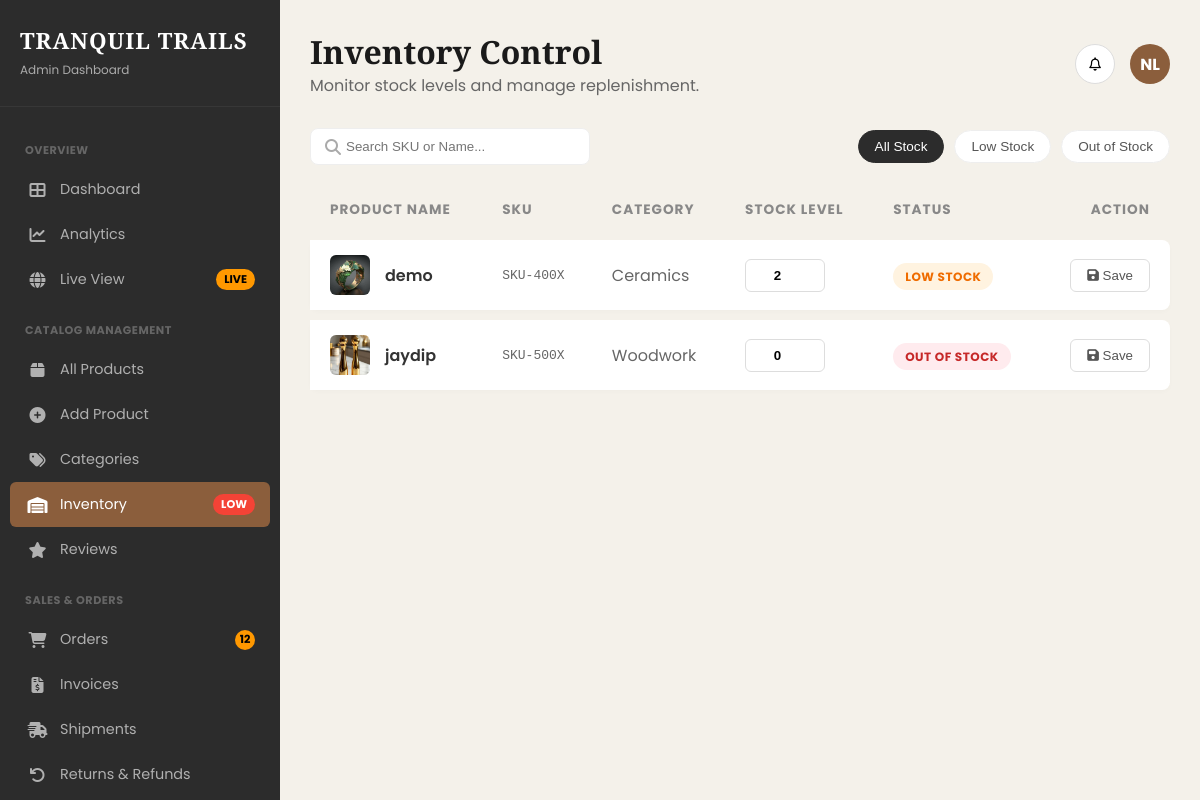
/admin-inventory/, run on an earlier commit of the app's database.
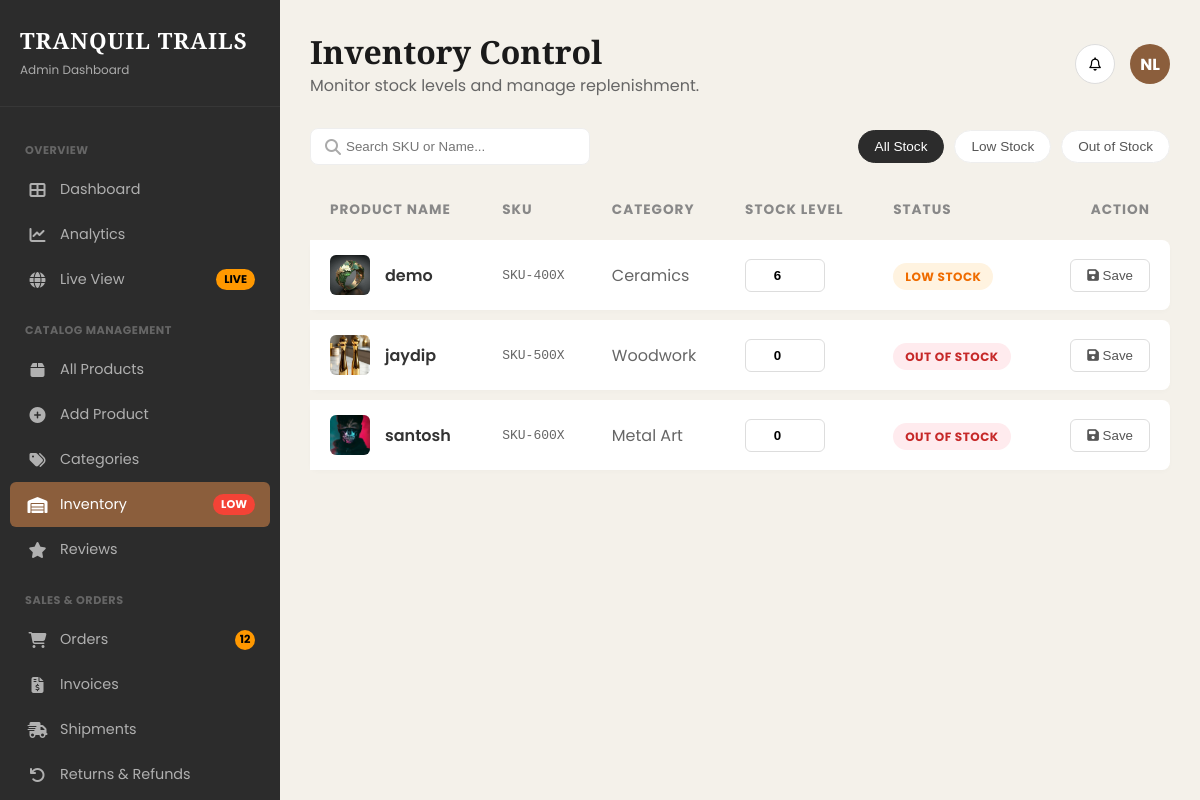
And on a later commit of the database.
### core/models.py (models this page shows, shortened)
class Product(models.Model):
    category = models.ForeignKey(Category, related_name='products', on_delete=models.CASCADE)
    name = models.CharField(max_length=200)
    slug = models.SlugField(unique=True)
    image = models.ImageField(upload_to='products/')
    description = models.TextField(blank=True)
    price = models.DecimalField(max_digits=10, decimal_places=2)
    stock = models.PositiveIntegerField(default=0)
    available = models.BooleanField(default=True)
    created_at = models.DateTimeField(auto_now_add=True)
    updated_at = models.DateTimeField(auto_now=True)

class Category(models.Model):
    name = models.CharField(max_length=100)
    slug = models.SlugField(unique=True)
    image = models.ImageField(upload_to='categories/', blank=True, null=True)
    class Meta:
        verbose_name_plural = "Categories"

### core/views.py (the view)
# urls.py: path('admin-inventory/', views.admin_inventory, name='admin_inventory'),
def admin_inventory(request):
    products = Product.objects.all().order_by('name')
    return render(request, 'admin/inventory.html', {'products': products})

### core/templates/admin/inventory.html (shortened to what this page needs)
{% extends 'admin/base_admin.html' %}
{% load static %}
{% block page_title %}Inventory Control{% endblock %}
{% block page_desc %}Monitor stock levels and manage replenishment.{% endblock %}
{% block content %}
<div class="fade-in-up">
    <div style="display: flex; justify-content: space-between; align-items: center; margin-bottom: 25px; flex-wrap: wrap; gap: 20px;">
        <div style="position: relative;">
            <i class="fas fa-search" style="position: absolute; left: 15px; top: 50%; transform: translateY(-50%); color: #aaa;"></i>
            <input type="text" id="invSearch" placeholder="Search SKU or Name..."
                   style="padding: 10px 10px 10px 35px; border: 1px solid #eee; border-radius: 8px; width: 280px; outline: none;">
        </div>
        <div style="display: flex; gap: 10px;">
            <button class="filter-chip active" onclick="filterTable('all', this)">All Stock</button>
            <button class="filter-chip" onclick="filterTable('low', this)">Low Stock</button>
            <button class="filter-chip" onclick="filterTable('out', this)">Out of Stock</button>
        </div>
    </div>
    <table class="modern-table">
        <thead>
            <tr>
                <th>Product Name</th>
                <th>SKU</th>
                <th>Category</th>
                <th>Stock Level</th>
                <th>Status</th>
                <th style="text-align: right;">Action</th>
            </tr>
        </thead>
        <tbody id="inventoryBody">
            {% for p in products %}
            <tr class="table-row"
                data-stock="{{ p.stock|default:0 }}"
                data-name="{{ p.name|lower }}"
                data-sku="SKU-{{ p.id }}">
                <td style="display: flex; align-items: center;">
                    {% if p.image %}
                        <img src="{{ p.image.url }}" class="prod-thumb">
                    {% else %}
                        <div class="prod-thumb" style="display:flex; align-items:center; justify-content:center;"><i class="fas fa-box" style="color:#ccc;"></i></div>
                    {% endif %}
                    <span style="font-weight: 600; color: #333;">{{ p.name }}</span>
                </td>
                <td style="color: #666; font-family: monospace;">SKU-{{ p.id }}00X</td>
                <td style="color: #666;">
                    {% if p.category %}{{ p.category.name }}{% else %}Uncategorized{% endif %}
                </td>
                <form method="POST" action="{% url 'admin_update_stock' p.id %}">
                    <td>
                        <input type="number" name="stock" value="{{ p.stock|default:0 }}" class="stock-input" min="0">
                    </td>
                    <td>
                        {% if p.stock > 10 %}
                            <span class="status-badge status-in">In Stock</span>
                        {% elif p.stock > 0 %}
                            <span class="status-badge status-low">Low Stock</span>
                        {% else %}
                            <span class="status-badge status-out">Out of Stock</span>
                        {% endif %}
                    </td>
                    <td style="text-align: right;">
                        <button type="submit" class="btn-update">
                            <i class="fas fa-save"></i> Save
                        </button>
                    </td>
                </form>
            </tr>
            {% empty %}
            <tr>
                <td colspan="6" style="text-align: center; padding: 40px; color: #999;">
                    No products found in inventory.
                </td>
            </tr>
            {% endfor %}
        </tbody>
    </table>
</div>
{% endblock %}

What changed in the data, as far as the page shows it:
changed Product "demo": stock "2" → "6"
added Product: image (picture), name "santosh", id "6", category.name "Metal Art", stock "0", shows "OUT OF STOCK"
